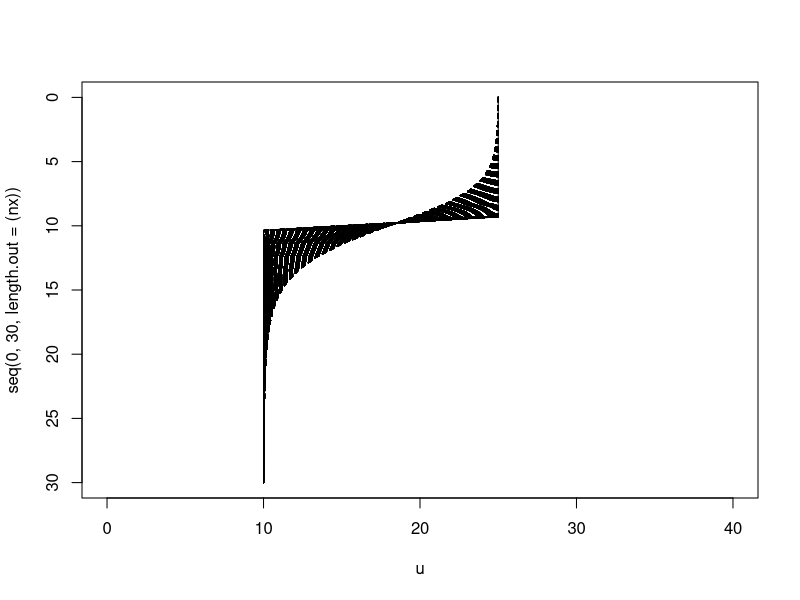

Here is the R script that generated this plot:
#!/usr/bin/env python3
# -*- coding: utf-8 -*-

#' Created on Thu Aug 19 11:29:34 2021
#' 
#' @author: robert
#' @email: rladwig2@wisc.edu
#' 
#' temperature equation as Tt = 1/A K Tzz
#' code is based on 12 steps to Navier-Stokes by (c) Lorena A. Barba, Gilbert F. Forsyth 2017.
#' eddy diffusivity is estimated from buoyancy frequency according to Hondzo and Stefan (1993)
#' 
#' Mixing dynamics code is taken from Herb & Stefan (2004) Temperature stratification and Mixing 
#' Dynamics in a Shallow Lake with Submersed Macrophytes. Lake & Reservoir Management
#' https://www.tandfonline.com/doi/pdf/10.1080/07438140409354159


nx = 30
dx = 2 / (nx - 1)
days = 365*1
nt = 86400 * days    #the number of timesteps we want to calculate
nu = 1e-6 #the value of viscosity
sigma = .2 #sigma is a parameter, we'll learn more about it later
dt = sigma * dx**2 / max(nu) #dt is defined using sigma ... more later!
# dt = 1 
dx = 1.03

# area and depth values of our lake 
area = seq(-1e2,0, length.out = nx) * (-1)
depth = seq(0,nx, length.out = nx)

calc_dens <-function(wtemp){
  dens = 999.842594 + (6.793952 * 1e-2 * wtemp) - (9.095290 * 1e-3 *wtemp**2) + 
    (1.001685 * 1e-4 * wtemp**3) - (1.120083 * 1e-6* wtemp**4) + 
    (6.536336 * 1e-9 * wtemp**5)
  return(dens)
}

# here we define our initial profile
u = rep(1,max(nx))  * 10    
u[(0):(10)] = 25 

rho = calc_dens(u)

# this is our attempt for turbulence closure, estimating eddy diffusivity
eddy_diffusivity <-function(rho, depth, g, rho_0){
  buoy = rep(1, length(nx)) * 7e-5
  for (i in seq(1, nx-1)){#range(0, nx - 1):
    buoy[i] = sqrt( abs(rho[i+1] - rho[i]) / (depth[i+1] - depth[i]) * g/rho_0 )
  }
  
  low_values_flags = buoy < 7e-5  # Where values are low
  buoy[low_values_flags] = 7e-5
  
  kz = 0.00706 *( 3.8 * 1e1)**(0.56) * (buoy)**(-0.43)
  return(kz)
}

kz = eddy_diffusivity(rho, depth, 9.81, 998.2) / 86400# 1e4

# plot initial profile
plot( u, seq(0, 30, length.out=(nx)),  
      ylim = rev(range(seq(0, 30, length.out=(nx)))), xlim = c(0,40), type ='l');
# lines( u, seq(0, 30, length.out=(nx)),  
       # ylim = rev(range(seq(0, 30, length.out=(nx)))) );

# atmospheric boundary conditions
bc =c(seq(0,350, length.out = 43200) ,seq(350,0, length.out=43200)) 
bc.approx = approxfun(x = seq(1,86400), y = bc, method = "linear", rule = 2)
# linearize bc to get bigger time steps

# modeling code
for (n in 1:floor(nt/dt)){  #iterate through time
  un = u ##copy the existing values of u into un
  kz = eddy_diffusivity(calc_dens(un), depth, 9.81, 998.2) / 86400#1e4
  kzn = kz     # u[0] = un[0] + 1/area[0] * kzn[0] * dt / dx**3 * (2 * un[0] - 5 * un[0+1] + 4 * un[0+2] - un[0+3]) + bc[n]/(depth[0+1]-depth[0]) * 1/(4181 * calc_dens(un[0]))
  # u[0] = un[0] + bc[n]/(depth[0+1]-depth[0]) * 1/(4181 * calc_dens(un[0]) * area[0])
  u[1] = un[1] + 1/area[1] * kzn[1] * dt / dx**2 *  (un[2] - un[1]) + 
    bc.approx(n*dt)/(depth[1+1]-depth[1]) * 1/(4181 * calc_dens(un[1]) )#* area[0])
  # u[nx] = un[nx] + 1/area[nx] * kzn[nx] * dt / dx**3 * (2 * un[dx] - 5 * un[dx-1] + 4 * un[dx-2] - un[dx-3])
  for (i in 2:(nx-1)){
    u[i] = un[i] + 1/area[i] * (area[i]-area[i+1])/(depth[i+1]-depth[i]) * 
      kzn[i] * dt / dx**2 * (un[i+1] - 2 * un[i] + un[i-1])
  }
  lines( u, seq(0, 30, length.out=(nx)),
          ylim = rev(range(seq(0, 30, length.out=(nx)))), lty = 'dashed');
}